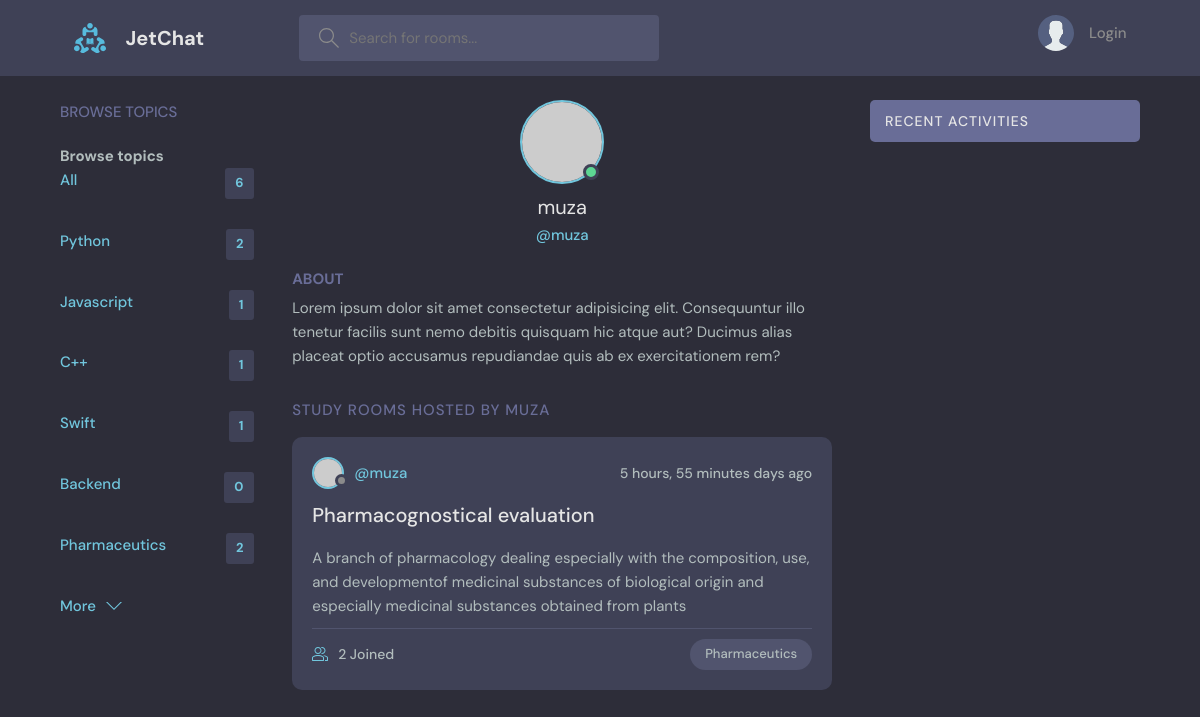
Screenshot of /profile/4 with the database file from the repository.
### base/models.py (models this page shows, shortened)
class Topic(models.Model):
    name = models.CharField(max_length=200)

class Room(models.Model):
    host = models.ForeignKey(User, on_delete=models.SET_NULL, null=True)
    topic = models.ForeignKey(Topic, on_delete=models.SET_NULL, null=True)
    name = models.CharField(max_length=200)
    description = models.TextField(null=True, blank=True)
    participants = models.ManyToManyField(User, related_name='participants', blank=True)
    updated = models.DateTimeField(auto_now=True)
    created = models.DateTimeField(auto_now_add=True)
    class Meta:
        ordering = ['-updated', '-created']

### base/views.py (the view)
# urls.py: path('profile/<str:pk>', views.userProfile, name='user-profile'),
def userProfile(request, pk):
    user = User.objects.get(id=pk)
    rooms = user.room_set.all()
    room_messages = user.message_set.all()
    topics = Topic.objects.all()
    context = {'user': user, 'rooms': rooms, 'topics': topics, 'room_messages': room_messages}
    return render(request, 'base/profile.html', context)

### base/templates/base/profile.html (shortened to what this page needs)
{% extends 'main.html' %}
{% block content %}
  <main class="profile-page layout layout--3">
    <div class="container">
      <div class="topics">
       {% include 'base/topics_component.html' %}
      </div>
      <div class="roomList">
        <div class="profile">
          <div class="profile__avatar">
            <div class="avatar avatar--large active">
              <img src="https://randomuser.me/api/portraits/men/11.jpg" />
            </div>
          </div>
          <div class="profile__info">
            <h3>{{ user }}</h3>
            <p>@{{ user.username }}</p>
          </div>
          <div class="profile__about">
            <h3>About</h3>
            <p>
              Lorem ipsum dolor sit amet consectetur adipisicing elit. Consequuntur illo tenetur
              facilis sunt nemo debitis quisquam hic atque aut? Ducimus alias placeat optio
              accusamus repudiandae quis ab ex exercitationem rem?
            </p>
          </div>
        </div>
        <div class="roomList__header">
          <div>
            <h2>Study Rooms Hosted by {{ user }}</a>
            </h2>
          </div>
        </div>
        {% include "base/feed_component.html" %}
      </div>
      <div class="activities">
        <div class="activities__header">
          <h2>Recent Activities</h2>
        </div>
      </div>
    </div>
  </main>
{% endblock %}

### base/templates/base/topics_component.html
<div class="topics">
    <div class="topics__header">
      <h2>Browse Topics</h2>
    </div>
    <ul class="topics__list">
    <h3>Browse topics</h3>
      <li>
        <a href="{% url 'topics' %}" class="active">All<span>{{ topics.count }}</span></a>
      </li>
      {% for topic in topics %}
        <li>
          <a href="{% url 'home' %}?q={{ topic.name }}" class="active">{{ topic.name }} <span>{{ topic.room_set.all.count }}</span></a>
        </li>
      {% endfor %}
      </ul>
    <a class="btn btn--link" href="{% url 'topics' %}">
      More
      <svg version="1.1" xmlns="http://www.w3.org/2000/svg" width="32" height="32" viewBox="0 0 32 32">
        <title>chevron-down</title>
        <path d="M16 21l-13-13h-3l16 16 16-16h-3l-13 13z"></path>
      </svg>
    </a>
</div>

### base/templates/base/feed_component.html (shortened to what this page needs)
{% for room in rooms %}
<div class="roomListRoom">
        <div class="roomListRoom__header">
          <a href="{% url 'user-profile' room.host.id %}" class="roomListRoom__author">
            <div class="avatar avatar--small">
              <img src="https://randomuser.me/api/portraits/women/11.jpg" />
            </div>
            <span>@{{ room.host.username }}</span>
          </a>
          <div class="roomListRoom__actions">
            <span>{{ room.created|timesince }} days ago</span>
          </div>
        </div>
        <div class="roomListRoom__content">
          <a href="{% url 'room' room.id %}">{{ room.name }}</a>
          <p>
            {{ room.description }}
          </p>
        </div>
        <div class="roomListRoom__meta">
          <a href="{% url 'room' room.id %}" class="roomListRoom__joined">
            {{ room.participants.all.count }} Joined
          </a>
          <p class="roomListRoom__topic">{{ room.topic.name }}</p>
        </div>
      </div>
{% endfor %}

### rows the page displays
Topic: name "Python", room_set.all.count "2"
Topic: name "Javascript", room_set.all.count "1"
Topic: name "C++", room_set.all.count "1"
Topic: name "Swift", room_set.all.count "1"
Topic: name "Backend", room_set.all.count "0"
Topic: name "Pharmaceutics", room_set.all.count "2"
Room: host.username "muza", created "5 hours, 55 minutes", name "Pharmacognostical evaluation", description "A branch of pharmacology dealing especially with the composition, use, and developmentof medicinal substances of biological origin and especially medicinal substances obtained from plants", participants.all.count "2", topic.name "Pharmaceutics"

### other values shown
{{ topics.count }} "6"
{{ user }} "muza"
{{ user.username }} "muza"
{{ user }} "MUZA"
